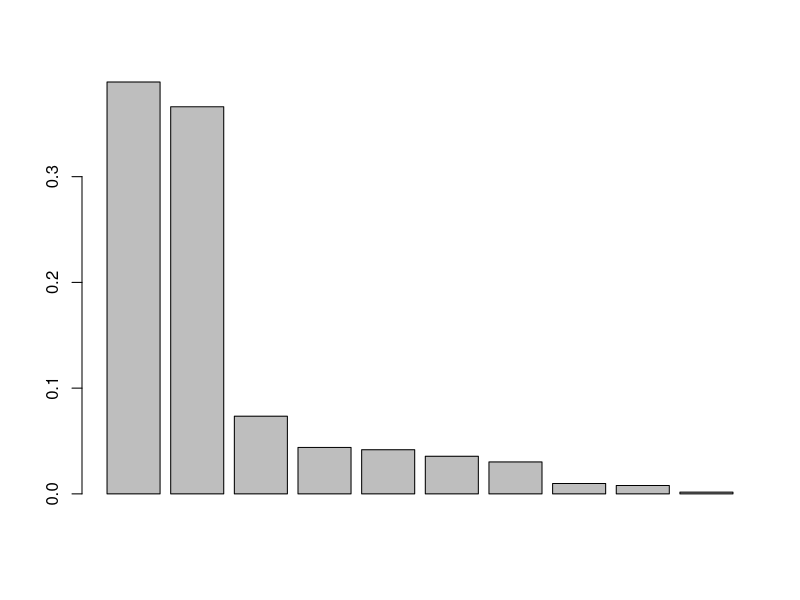

The R source for this figure: (Note: this script raises an error after producing the figure.)
# 林君微生物相互作用解析の可能性検証
require("tidyverse")

# 組み合わせもありで、targetに最も近づくcandidateの組み合わせを探す
brute_force_combination = function(target,candidate,return_num=10){
	AlwaysNo = candidate>target
	AlwaysYes = target*0.1>candidate
	cand = candidate[!(AlwaysNo|AlwaysYes)]
	
	combination = gtools::permutations(n=2,r=length(cand),v=c(FALSE,TRUE),repeats.allowed = TRUE)
	combval = apply(combination,1,function(x){sum(cand[x])})
	
	topX = head(order((combval - target)^2),return_num)
	combination[topX,]
	combval[topX]
}

# 微生物種の比率を定義
True.Sp = rlnorm(10,sdlog = 1.2) %>% sort(decreasing = TRUE)
True.Sp = True.Sp / sum(True.Sp)
barplot(True.Sp)

# 微生物 相互作用を定義
True.Rule = list(
	c(3,2,4),
	c(3,2,-4),
	c(3,-2,1,5),
	c(3,-2,1,-5),
	c(3,-2,-1),
	c(-3,2,7),
	c(-3,2,-7),
	c(-3,-2,8),
	c(-3,-2,-8)
)

# 実験におけるサンプル当たりセル数
True.CellNum = 4.25

#	行方向が各パターン、列方向が各微生物種Spの在不在条件（1 or -1)　0はいてもいなくても影響しない
True.RuleMx = matrix(0,nrow = length(True.Rule), ncol=length(True.Sp))
for(i in 1:length(True.Rule)){
	Rule = True.Rule[[i]]
	Include =Rule[Rule>0]
	Exclude = -Rule[Rule<0]
	True.RuleMx[i,Include] = 1
	True.RuleMx[i,Exclude] = -1
}
	
# ここから真の状態（True）に基づいて、サンプリングを行う

# 実際に100繰り返しで実験生成
ContainProb = 1 - (1 - True.Sp)^True.CellNum
Smpl.Pattern = integer(100)
Smpl.Include = matrix(FALSE,nrow=length(Smpl.Pattern),ncol=ncol(True.RuleMx))
for(i in 1:length(Obsb.Pattern)){
	IsInclude = runif(length(ContainProb),0,1)>ContainProb
	Inc = IsInclude*1 - (!IsInclude)*1
	
	Cand = apply(True.RuleMx * matrix(Inc,nrow=nrow(True.RuleMx),ncol=ncol(True.RuleMx),byrow=TRUE) >= 0, 1, all) 
	Smpl.Include[i,] = Cand
	Smpl.Pattern[i] = (1:length(Cand))[Cand]
}

#全サンプルの10％以上程度を占めないと、パターンとして認識できないと仮定
Smpl.Table = data.frame(no = Smpl.Pattern) %>%
	group_by(no) %>% summarise(num=n()) %>%
	filter(num>length(Smpl.Pattern)*0.1) %>%
	arrange(desc(num))

True.Answer = True.Rule[Smpl.Table$no]
Obsb.Sp = Obsb.Sp/sum(Obsb.Sp)
Obsb.Prob = Smpl.Table$num/length(Smpl.Pattern)
Obsb.Include = (True.RuleMx>0)[Smpl.Table$no,]*1
#種の比率にはノイズが乗るとする
Obsb.Sp = True.Sp*rnorm(length(True.Sp),mean = 1,sd = 0.1)



# 使っていいのは以下の情報

# これが観察された群集の比率（除外された10％はこの中にないため、足してもゼロにならない）
Obsb.Prob
# これが行番目の群集に列番目が含まれていたかどうか（0 or 1）
Obsb.Include
# これが各種の比率
Obsb.Sp

# ここから、True.Answerの再現を目指す

Anl.CellNum = True.CellNum #とりあえず適当なセル数
Anl.IncludeProb = 1 - (1-Obsb.Sp)^Anl.CellNum

# 観察された群集パターンを一つずつ順に調べていく
for(i in 1:nrow(Obsb.Include)){
	# target値 簡単のため、ログ値に変換して処理
	Anl.TargetLogProb = log(Obsb.Prob[i])

	# 現在のAnl.CellNumの仮定の下で、確実に含まれる種が出現する確率
	Anl.BaseLogProb = sum(log(Anl.IncludeProb[Obsb.Include[i,]]))
	
	# exclusion条件を加えた場合に加算される確率
	Anl.ExcludeCand = log(1-Anl.IncludeProb)
	Anl.ExcludeCand[Obsb.Include[i,]] = -Inf
	
	# 総当たりでもっとも足りない確率に近づく組み合わせを探る
	brute_force_combination(-Anl.TargetLogProb + Anl.BaseLogProb, -Anl.ExcludeCand)
}